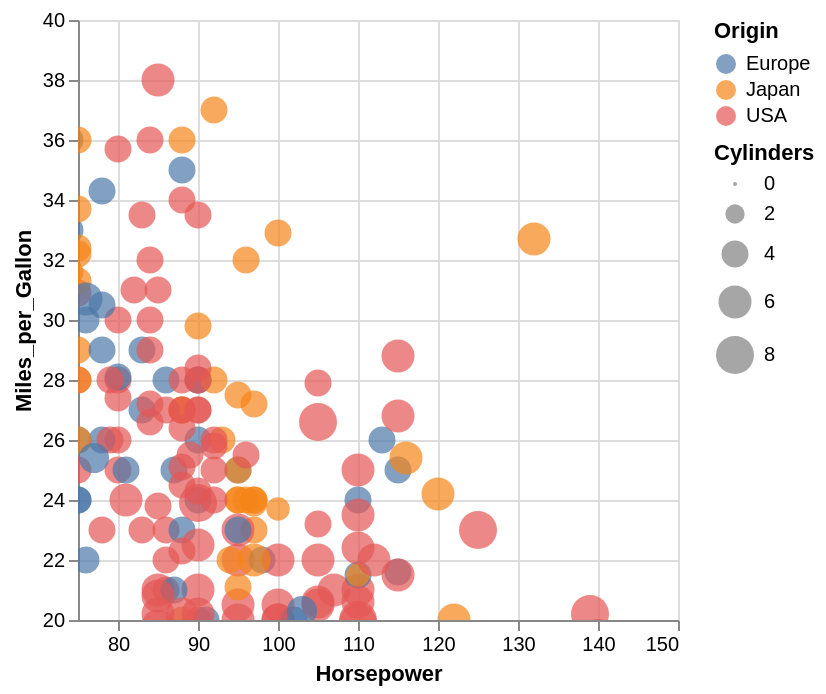

Describe this chart as a Vega-Lite specification.
### Vega-Lite specification from a JSON file in a GitHub repository (floating-point values rounded to 4 significant figures; data arrays with more than 128 entries replaced by an {"elided": "..."} marker saying what was removed)
{"$schema": "https://vega.github.io/schema/vega-lite/v4.json", "data": {"values": {"elided": "406 records"}}, "selection": {"brush": {"type": "interval", "zoom": "wheel![event.shiftKey]"}}, "mark": {"type": "circle", "clip": true}, "encoding": {"x": {"field": "Horsepower", "type": "quantitative", "scale": {"domain": [75, 150]}}, "y": {"field": "Miles_per_Gallon", "type": "quantitative", "scale": {"domain": [20, 40]}}, "size": {"field": "Cylinders", "type": "quantitative"}, "color": {"condition": {"selection": "brush", "field": "Origin", "type": "nominal"}, "value": "grey"}}}
